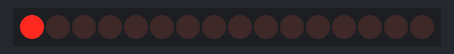
Simulated run of this sketch. Board: ATtiny85, built with avr-gcc and run on an emulated ATtiny85. Shown: 16 shift-register outputs drawn as a row of LEDs (first output left, lit = HIGH). Wiring (inferred from the names in the program): 2 × shift register (74HC595): data PB0; shift clock PB1; latch PB2. Wiring (inferred from the signals the program sends): row of LEDs: on Q0, Q1, Q2, Q3, Q4, Q5, Q6, Q7, Q8, Q9, Q10, Q11, Q12, Q13, Q14, Q15.

Above: at 0.02 s.
At 0.57 s:
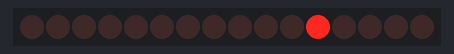
At 1.13 s:
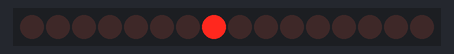
At 1.68 s:
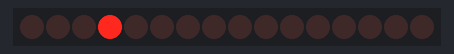
At 2.26 s:
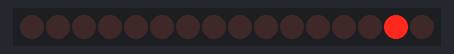
At 3.34 s:
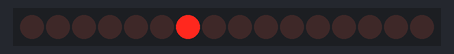
Timing chart, 0 to 3.6 s (numbered marks = the images above):
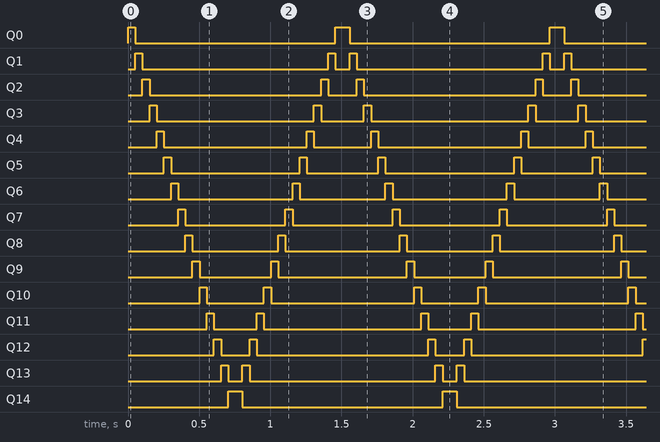

Measured:
- by itself, Q0, Q14: alternates HIGH for 0.10 s and LOW for 1.4 s
- by itself, Q1: repeats every 1.5 s: LOW 1.3 s, HIGH 0.05 s, LOW 0.10 s, HIGH 0.05 s
- by itself, Q2: repeats every 1.5 s: LOW 1.2 s, HIGH 0.05 s, LOW 0.20 s, HIGH 0.05 s
- by itself, Q3: repeats every 1.5 s: LOW 1.1 s, HIGH 0.05 s, LOW 0.30 s, HIGH 0.05 s
- by itself, Q4: repeats every 1.5 s: LOW 1.0 s, HIGH 0.05 s, LOW 0.40 s, HIGH 0.05 s
- by itself, Q5: repeats every 1.5 s: LOW 0.90 s, HIGH 0.05 s, LOW 0.50 s, HIGH 0.05 s
- by itself, Q6: repeats every 1.5 s: LOW 0.80 s, HIGH 0.05 s, LOW 0.60 s, HIGH 0.05 s
- by itself, Q7: alternates HIGH for 0.05 s and LOW for 0.70 s

The sketch:

r_dash_5000.ino
```cpp
// Really simple arduino sketch for the R-Dash 5000.
// This was made for an attiny85 using the internal
// oscillator clocked at 8MHz.
int dataPin = 0;
int clockPin = 1;
int latchPin = 2;

void setup() {
  // clear pin state
  pinMode(latchPin, OUTPUT);
  pinMode(dataPin, OUTPUT);
  pinMode(clockPin, OUTPUT);
  clearLEDs();
}

void loop() {
  // shift a single bit from one end of an
  // int to the other
  for(int i = 1; i < 0x8000 ; i = i << 1) {
    updateLEDs(i);
    delay(50);
  }
  // and back again
  for(int i = 0x4000; i > 0; i = i >> 1) {
    updateLEDs(i);
    delay(50);
  }
}

void clearLEDs() {
  // making sure all the LEDs are cleared
  updateLEDs(0);
  updateLEDs(0);
}

void updateLEDs( int leds ) {
  // split the int into two bytes
  byte led_1 = leds;
  byte led_2 = leds >> 8;
  // shift out each byte
  digitalWrite(latchPin, LOW);
  shiftOut(dataPin, clockPin, MSBFIRST, led_2);
  shiftOut(dataPin, clockPin, MSBFIRST, led_1);
  digitalWrite(latchPin, HIGH);
}
```
